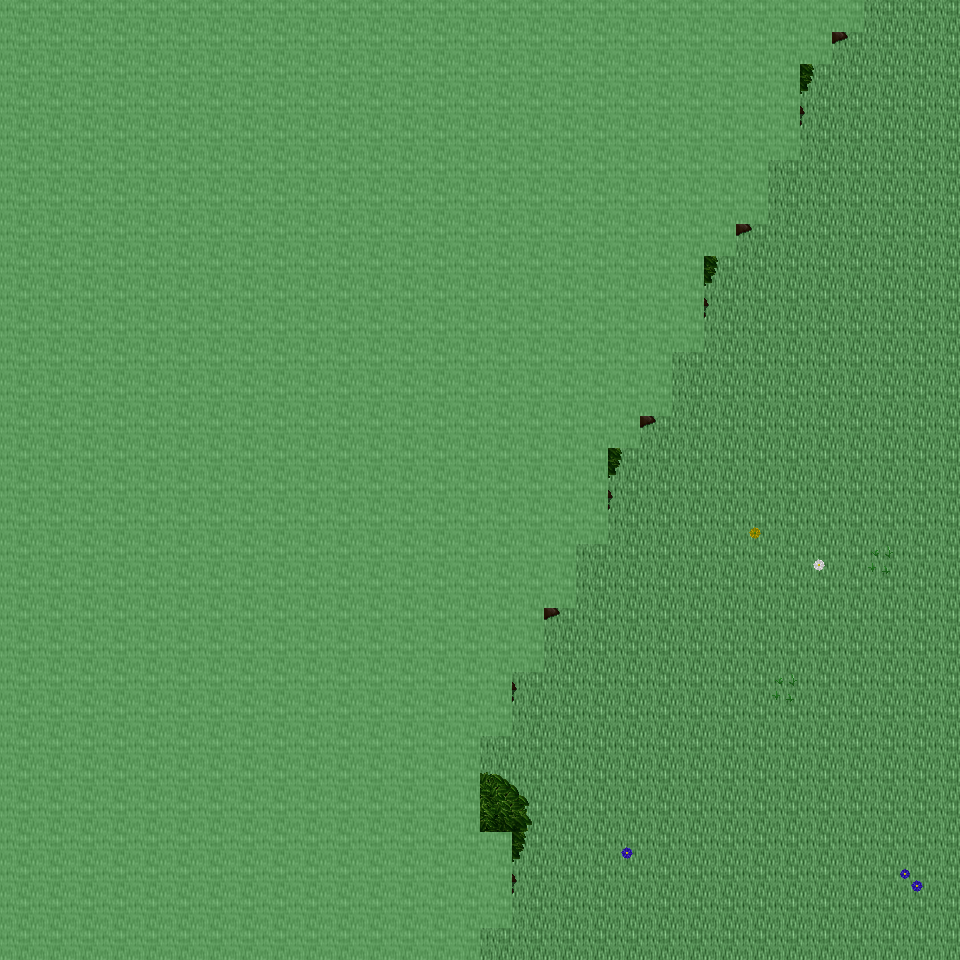

This game map was drawn from its Tiled (.tmx) file and the tilesets committed beside it. A one-line description and the trimmed map source follow:
An orthogonal 30x30 tile map with 32x32 px tiles, 6 tile layers (Ground, Object, Object2, Above, ...), 14 tilesets and 3 objects (3x mapExit).

<map version="1.0" orientation="orthogonal" renderorder="right-down" width="30" height="30" tilewidth="32" tileheight="32" nextobjectid="4">
  <tileset firstgid="1" name="tileset_ground_ground" tilewidth="32" tileheight="32" tilecount="33" columns="3">
    <image source="../drawable/tileset_ground_ground.png" width="96" height="352" />
  </tileset>
  <tileset firstgid="34" name="tileset_plant_flower_daisy_white" tilewidth="32" tileheight="32" tilecount="8" columns="2">
    <image source="../drawable/tileset_plant_flower_daisy_white.png" width="64" height="128" />
  </tileset>
  <tileset firstgid="42" name="tileset_plant_flower_daisy_yellow" tilewidth="32" tileheight="32" tilecount="8" columns="2">
    <image source="../drawable/tileset_plant_flower_daisy_yellow.png" width="64" height="128" />
  </tileset>
  <tileset firstgid="50" name="tileset_plant_flower_daisy_blue" tilewidth="32" tileheight="32" tilecount="8" columns="2">
    <image source="../drawable/tileset_plant_flower_daisy_blue.png" width="64" height="128" />
  </tileset>
  <tileset firstgid="58" name="tileset_plant_grasses" tilewidth="32" tileheight="32" tilecount="6" columns="3">
    <image source="../drawable/tileset_plant_grasses.png" width="96" height="64" />
  </tileset>
  <tileset firstgid="64" name="tileset_plant_flower_daisy_red" tilewidth="32" tileheight="32" tilecount="8" columns="2">
    <image source="../drawable/tileset_plant_flower_daisy_red.png" width="64" height="128" />
  </tileset>
  <tileset firstgid="72" name="tileset_plant_tree_tree_darkgreen" tilewidth="32" tileheight="32" tilecount="88" columns="8">
    <image source="../drawable/tileset_plant_tree_tree_darkgreen.png" width="256" height="352" />
  </tileset>
  <tileset firstgid="160" name="tileset_logic_creature_elf" tilewidth="32" tileheight="32" tilecount="16" columns="8">
    <image source="../drawable/tileset_logic_creature_elf.png" width="256" height="64" />
  </tileset>
  <tileset firstgid="176" name="tileset_logic_creature_animal" tilewidth="32" tileheight="32" tilecount="32" columns="8">
    <image source="../drawable/tileset_logic_creature_animal.png" width="256" height="128" />
  </tileset>
  <tileset firstgid="208" name="tileset_logic_collision" tilewidth="32" tileheight="32" tilecount="1" columns="1">
    <image source="../drawable/tileset_logic_collision.png" width="32" height="32" />
  </tileset>
  <tileset firstgid="209" name="tileset_logic_creature_ent" tilewidth="32" tileheight="32" tilecount="4" columns="4">
    <image source="../drawable/tileset_logic_creature_ent.png" width="128" height="32" />
  </tileset>
  <tileset firstgid="213" name="tileset_logic_creature_human_evil" tilewidth="32" tileheight="32" tilecount="16" columns="8">
    <image source="../drawable/tileset_logic_creature_human_evil.png" width="256" height="64" />
  </tileset>
  <tileset firstgid="229" name="tileset_ground_green_paving" tilewidth="32" tileheight="32" tilecount="18" columns="3">
    <image source="../drawable/tileset_ground_green_paving.png" width="96" height="192" />
  </tileset>
  <tileset firstgid="247" name="tileset_logic_protection" tilewidth="32" tileheight="32" tilecount="2" columns="2">
    <image source="../drawable/tileset_logic_protection.png" width="64" height="32" />
  </tileset>
  <layer name="Ground" width="30" height="30">
    <data>[900 cells, 900 non-empty, 1 distinct tile ids]</data>
  </layer>
  <layer name="Object" width="30" height="30">
    <data>[900 cells, 6 non-empty, 5 distinct tile ids]</data>
  </layer>
  <layer name="Object2" width="30" height="30">
    <data>[900 cells, 65 non-empty, 13 distinct tile ids]</data>
  </layer>
  <layer name="Above" width="30" height="30">
    <data>[900 cells, 588 non-empty, 31 distinct tile ids]</data>
  </layer>
  <layer name="Above2" width="30" height="30">
    <data>[900 cells, 0 non-empty, 0 distinct tile ids]</data>
  </layer>
  <layer name="Walkable" width="30" height="30">
    <data>[900 cells, 594 non-empty, 1 distinct tile ids]</data>
  </layer>
  <objectgroup name="MapEvents">
    <object id="1" name="north" type="mapExit" x="864" y="0" width="96" height="32">
      <properties>
        <property name="map" value="level_0_x187_y77" />
        <property name="x" value="27" />
        <property name="y" value="28" />
      </properties>
    </object>
    <object id="2" name="south" type="mapExit" x="480" y="928" width="480" height="32">
      <properties>
        <property name="map" value="level_0_x187_y79" />
        <property name="x" value="15" />
        <property name="y" value="1" />
      </properties>
    </object>
    <object id="3" name="east" type="mapExit" x="928" y="0" width="32" height="960">
      <properties>
        <property name="map" value="level_0_x188_y78" />
        <property name="x" value="1" />
        <property name="y" value="0" />
      </properties>
    </object>
  </objectgroup>
</map>
